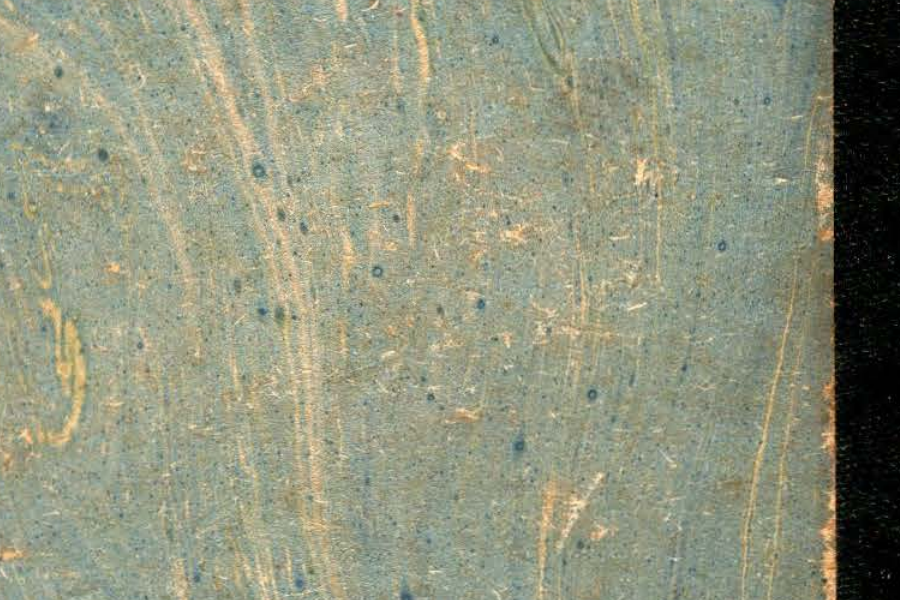
#> input picture backend/scratch/bench_crops/Ayrosa_p1_Crop.png, 900 x 600 px
$ python -i forensic_analyzer.py   (imports and definitions only)   (older library calls are emulated)
#> lines starting #> are read from the running program, lines starting #| are printed output that depends on the picture
"""
Engine de Diagnóstico Forense de PDFs — TupiLingo OCR v5 (Capítulo 3).
Extrai métricas visuais, estruturais, cromáticas e geométricas de cada página,
produzindo o page_profile.json para podar as 40 branches do Capítulo 4.
"""
from __future__ import annotations

import json
import logging
from pathlib import Path
from typing import Any

import cv2
import numpy as np
from PIL import Image
from pydantic import BaseModel, Field

logger = logging.getLogger("ocr_pipeline.diagnostic_engine")


# [48 lines that did not run here, left out]


# Alias de compatibilidade retroativa
# [1 line that did not run here, left out]


# [318 lines that did not run here, left out]

>>> import cv2
>>> picture = cv2.imread('../../scratch/bench_crops/Ayrosa_p1_Crop.png', cv2.IMREAD_GRAYSCALE)
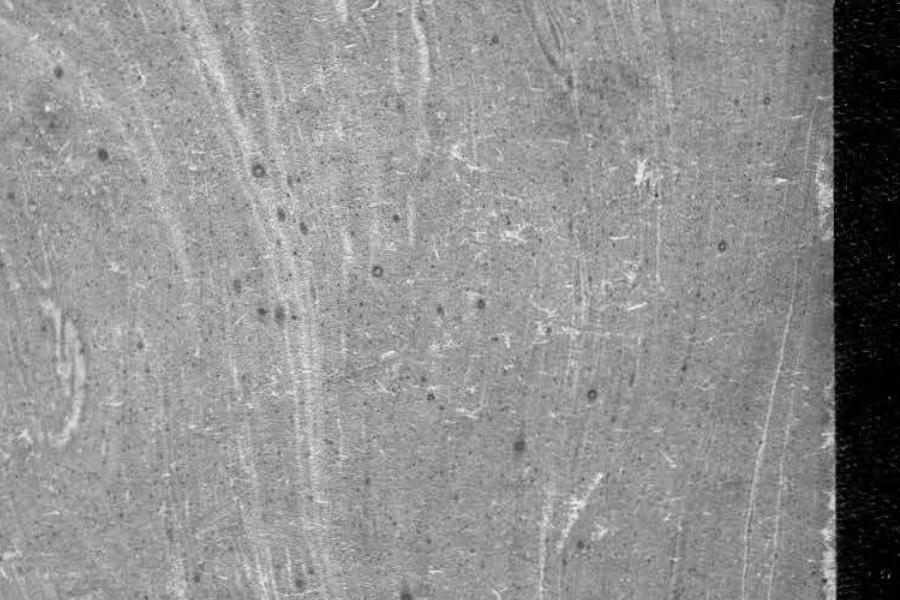
#> picture: shape (600, 900); min 0, max 243, mean 144.4
#> (the run stopped early here; a loop or call above may not have finished)

$ run again, on backend/scratch/bench_crops/Barbosa_p2_Crop.png
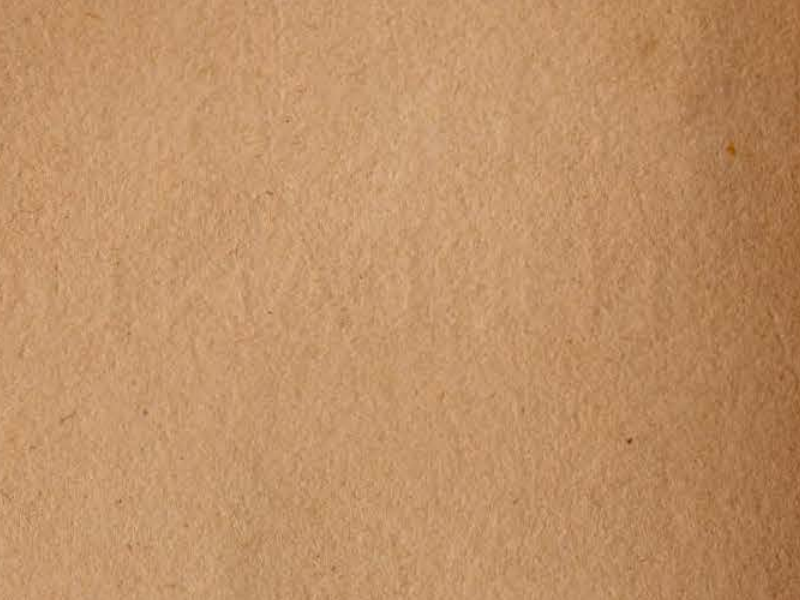
#> input picture backend/scratch/bench_crops/Barbosa_p2_Crop.png, 800 x 600 px
#> `picture = cv2.imread('../../scratch/bench_crops/Ayrosa_p1_Crop.png', c..`:
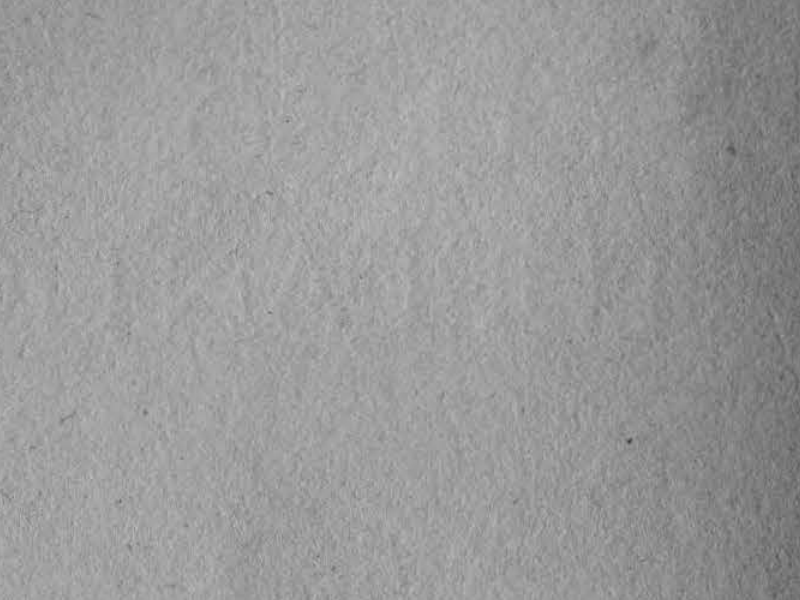
#> picture: shape (600, 800); min 55, max 194, mean 153.6
